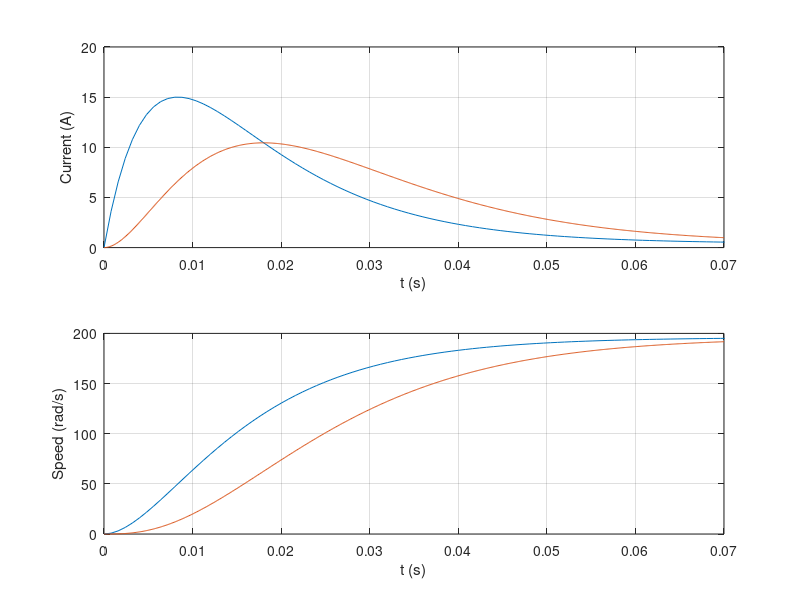
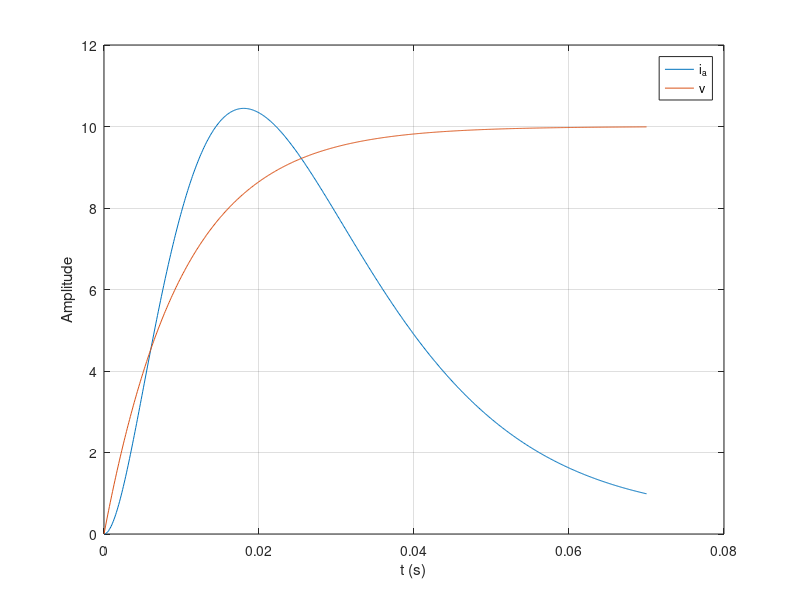

The MATLAB source for these figures, in order:
%% Written by Prof. Donghoon Kim

clear all; close all; clc

 

%% Example 6.6.2

KT = 0.05;  % Motor constant (N-m/A)

Kb = KT;    % Motor constant (N-m/A)

La = 2e-3;  % Inductor (H)

Ra = 0.5;   % Resistor (Ohm)

I = 9e-5;   % Inertia (kg-m^2)

c = 1e-4;   % (N-m-s/rad)

 

% current

current_tf = tf([I,c], [La*I, Ra*I+c*La, c*Ra+Kb*KT]);

 

% speed:

speed_tf = tf(KT, [La*I, Ra*I+c*La, c*Ra+Kb*KT]);

 

% Step voltage

[current, tc] = step( current_tf );

[speed, ts] = step( speed_tf );

figure(1);

subplot(2,1,1), plot(tc,10*current), grid, hold, xlabel('t (s)'), ylabel('Current (A)')

subplot(2,1,2), plot(ts,10*speed), grid, hold, xlabel('t (s)'), ylabel('Speed (rad/s)')

 

% Modified step input

t = (0:0.0001:0.07);

v = 10*(1 - exp( -t/0.01 ));

% lsim(SYS,U,T) plots the time response of the dynamic system SYS to the

% input signal described by U and T.

ia = lsim( current_tf, v, t );

omega = lsim( speed_tf, v, t );

%figure; lsim( current_tf, v, t );

figure, plot(t, ia, t, v), grid;

xlabel('t (s)'), ylabel('Amplitude'), legend('i_a', 'v')

figure(1);

subplot(2,1,1), plot(t,ia), xlim([t(1) t(end)])

subplot(2,1,2), plot(t,omega), xlim([t(1) t(end)])